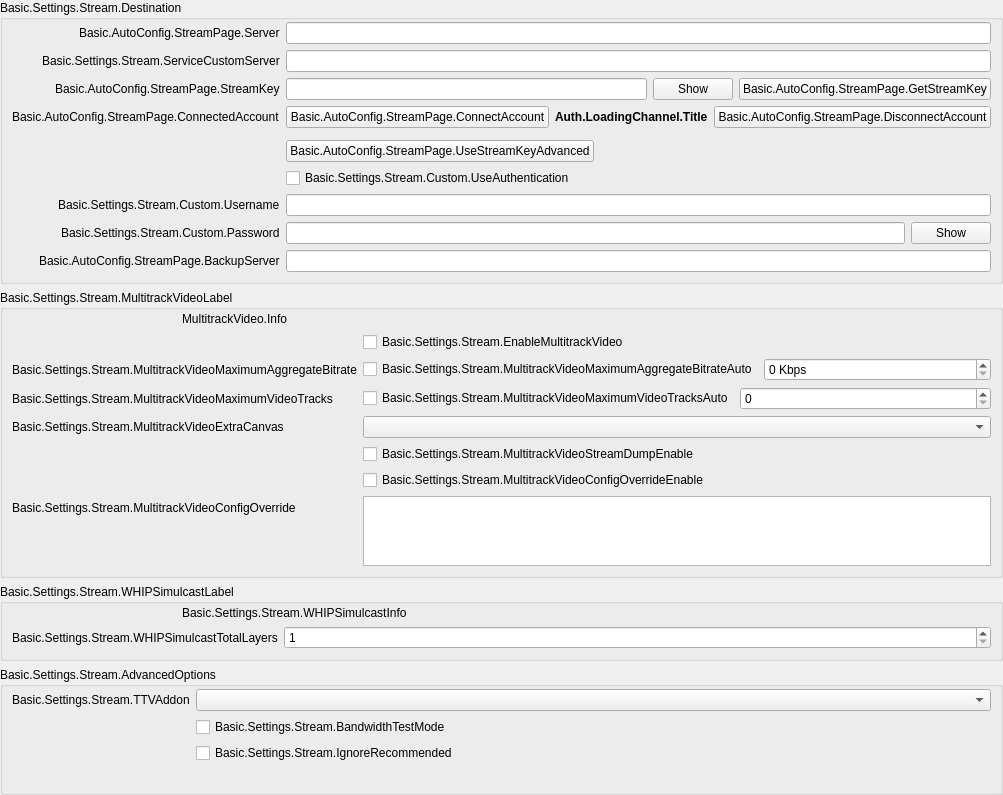
            <widget class="QWidget" name="streamKeyPage">
             <property name="geometry">
              <rect>
               <x>0</x>
               <y>0</y>
               <width>987</width>
               <height>791</height>
              </rect>
             </property>
             <layout class="QVBoxLayout" name="streamkeyPageLayout">
              <property name="leftMargin">
               <number>0</number>
              </property>
              <property name="topMargin">
               <number>0</number>
              </property>
              <property name="rightMargin">
               <number>0</number>
              </property>
              <property name="bottomMargin">
               <number>0</number>
              </property>
              <item>
               <widget class="QGroupBox" name="destinationGroupBox">
                <property name="title">
                 <string>Basic.Settings.Stream.Destination</string>
                </property>
                <layout class="QFormLayout" name="destinationLayout">
                 <property name="fieldGrowthPolicy">
                  <enum>QFormLayout::AllNonFixedFieldsGrow</enum>
                 </property>
                 <property name="labelAlignment">
                  <set>Qt::AlignRight|Qt::AlignTrailing|Qt::AlignVCenter</set>
                 </property>
                 <property name="leftMargin">
                  <number>9</number>
                 </property>
                 <property name="topMargin">
                  <number>2</number>
                 </property>
                 <property name="rightMargin">
                  <number>9</number>
                 </property>
                 <property name="bottomMargin">
                  <number>9</number>
                 </property>
                 <item row="0" column="0">
                  <widget class="QLabel" name="serverLabel">
                   <property name="text">
                    <string>Basic.AutoConfig.StreamPage.Server</string>
                   </property>
                  </widget>
                 </item>
                 <item row="0" column="1">
                  <widget class="QStackedWidget" name="serverStackedWidget">
                   <property name="sizePolicy">
                    <sizepolicy hsizetype="Preferred" vsizetype="Maximum">
                     <horstretch>0</horstretch>
                     <verstretch>0</verstretch>
                    </sizepolicy>
                   </property>
                   <property name="currentIndex">
                    <number>1</number>
                   </property>
                   <widget class="QWidget" name="servicePage">
                    <layout class="QHBoxLayout" name="horizontalLayout_21">
                     <property name="leftMargin">
                      <number>0</number>
                     </property>
                     <property name="topMargin">
                      <number>0</number>
                     </property>
                     <property name="rightMargin">
                      <number>0</number>
                     </property>
                     <property name="bottomMargin">
                      <number>0</number>
                     </property>
                     <item>
                      <widget class="QComboBox" name="server"/>
                     </item>
                    </layout>
                   </widget>
                   <widget class="QWidget" name="customPage">
                    <layout class="QHBoxLayout" name="horizontalLayout_22">
                     <property name="leftMargin">
                      <number>0</number>
                     </property>
                     <property name="topMargin">
                      <number>0</number>
                     </property>
                     <property name="rightMargin">
                      <number>0</number>
                     </property>
                     <property name="bottomMargin">
                      <number>0</number>
                     </property>
                     <item>
                      <widget class="QLineEdit" name="customServer"/>
                     </item>
                    </layout>
                   </widget>
                  </widget>
                 </item>
                 <item row="1" column="0">
                  <widget class="QLabel" name="serviceCustomServerLabel">
                   <property name="text">
                    <string>Basic.Settings.Stream.ServiceCustomServer</string>
                   </property>
                   <property name="buddy">
                    <cstring>serviceCustomServer</cstring>
                   </property>
                  </widget>
                 </item>
                 <item row="1" column="1">
                  <widget class="QLineEdit" name="serviceCustomServer"/>
                 </item>
                 <item row="2" column="0">
                  <widget class="QLabel" name="streamKeyLabel">
                   <property name="text">
                    <string>Basic.AutoConfig.StreamPage.StreamKey</string>
                   </property>
                   <property name="openExternalLinks">
                    <bool>true</bool>
                   </property>
                   <property name="buddy">
                    <cstring>key</cstring>
                   </property>
                  </widget>
                 </item>
                 <item row="2" column="1">
                  <widget class="QFrame" name="streamKeyWidget">
                   <layout class="QHBoxLayout" name="horizontalLayout_11">
                    <property name="leftMargin">
                     <number>0</number>
                    </property>
                    <property name="topMargin">
                     <number>0</number>
                    </property>
                    <property name="rightMargin">
                     <number>0</number>
                    </property>
                    <property name="bottomMargin">
                     <number>0</number>
                    </property>
                    <item>
                     <widget class="QLineEdit" name="key">
                      <property name="inputMask">
                       <string notr="true"/>
                      </property>
                      <property name="text">
                       <string notr="true"/>
                      </property>
                      <property name="echoMode">
                       <enum>QLineEdit::Password</enum>
                      </property>
                     </widget>
                    </item>
                    <item>
                     <widget class="QPushButton" name="show">
                      <property name="text">
                       <string>Show</string>
                      </property>
                     </widget>
                    </item>
                    <item>
                     <widget class="UrlPushButton" name="getStreamKeyButton">
                      <property name="toolTip">
                       <string/>
                      </property>
                      <property name="toolTipDuration">
                       <number>-4</number>
                      </property>
                      <property name="text">
                       <string>Basic.AutoConfig.StreamPage.GetStreamKey</string>
                      </property>
                     </widget>
                    </item>
                   </layout>
                  </widget>
                 </item>
                 <item row="3" column="0">
                  <widget class="QLabel" name="connectedAccountLabel">
                   <property name="text">
                    <string>Basic.AutoConfig.StreamPage.ConnectedAccount</string>
                   </property>
                  </widget>
                 </item>
                 <item row="3" column="1">
                  <layout class="QHBoxLayout" name="horizontalLayout_15">
                   <item>
                    <widget class="QPushButton" name="connectAccount2">
                     <property name="cursor">
                      <cursorShape>PointingHandCursor</cursorShape>
                     </property>
                     <property name="text">
                      <string>Basic.AutoConfig.StreamPage.ConnectAccount</string>
                     </property>
                    </widget>
                   </item>
                   <item>
                    <widget class="QLabel" name="connectedAccountText">
                     <property name="styleSheet">
                      <string notr="true">font-weight: bold</string>
                     </property>
                     <property name="text">
                      <string>Auth.LoadingChannel.Title</string>
                     </property>
                    </widget>
                   </item>
                   <item>
                    <widget class="QPushButton" name="disconnectAccount">
                     <property name="text">
                      <string>Basic.AutoConfig.StreamPage.DisconnectAccount</string>
                     </property>
                    </widget>
                   </item>
                   <item>
                    <spacer name="horizontalSpacer_19">
                     <property name="orientation">
                      <enum>Qt::Horizontal</enum>
                     </property>
                     <property name="sizeHint" stdset="0">
                      <size>
                       <width>40</width>
                       <height>20</height>
                      </size>
                     </property>
                    </spacer>
                   </item>
                  </layout>
                 </item>
                 <item row="4" column="0">
                  <spacer name="horizontalSpacer_18">
                   <property name="orientation">
                    <enum>Qt::Horizontal</enum>
                   </property>
                   <property name="sizeHint" stdset="0">
                    <size>
                     <width>170</width>
                     <height>0</height>
                    </size>
                   </property>
                  </spacer>
                 </item>
                 <item row="5" column="1">
                  <layout class="QHBoxLayout" name="horizontalLayout_28">
                   <item>
                    <widget class="QPushButton" name="useStreamKeyAdv">
                     <property name="text">
                      <string>Basic.AutoConfig.StreamPage.UseStreamKeyAdvanced</string>
                     </property>
                    </widget>
                   </item>
                   <item>
                    <spacer name="horizontalSpacer_28">
                     <property name="orientation">
                      <enum>Qt::Horizontal</enum>
                     </property>
                     <property name="sizeHint" stdset="0">
                      <size>
                       <width>40</width>
                       <height>0</height>
                      </size>
                     </property>
                    </spacer>
                   </item>
                  </layout>
                 </item>
                 <item row="6" column="1">
                  <widget class="QCheckBox" name="useAuth">
                   <property name="text">
                    <string>Basic.Settings.Stream.Custom.UseAuthentication</string>
                   </property>
                  </widget>
                 </item>
                 <item row="7" column="0">
                  <widget class="QLabel" name="authUsernameLabel">
                   <property name="text">
                    <string>Basic.Settings.Stream.Custom.Username</string>
                   </property>
                   <property name="buddy">
                    <cstring>authUsername</cstring>
                   </property>
                  </widget>
                 </item>
                 <item row="7" column="1">
                  <widget class="QLineEdit" name="authUsername"/>
                 </item>
                 <item row="8" column="0">
                  <widget class="QLabel" name="authPwLabel">
                   <property name="text">
                    <string>Basic.Settings.Stream.Custom.Password</string>
                   </property>
                   <property name="buddy">
                    <cstring>authPw</cstring>
                   </property>
                  </widget>
                 </item>
                 <item row="8" column="1">
                  <widget class="QFrame" name="authPwWidget">
                   <layout class="QHBoxLayout" name="horizontalLayout_25">
                    <property name="leftMargin">
                     <number>0</number>
                    </property>
                    <property name="topMargin">
                     <number>0</number>
                    </property>
                    <property name="rightMargin">
                     <number>0</number>
                    </property>
                    <property name="bottomMargin">
                     <number>0</number>
                    </property>
                    <item>
                     <widget class="QLineEdit" name="authPw">
                      <property name="echoMode">
                       <enum>QLineEdit::Password</enum>
                      </property>
                     </widget>
                    </item>
                    <item>
                     <widget class="QPushButton" name="authPwShow">
                      <property name="text">
                       <string>Show</string>
                      </property>
                     </widget>
                    </item>
                   </layout>
                  </widget>
                 </item>
                 <item row="9" column="0">
                  <widget class="QLabel" name="backupServerLabel">
                   <property name="text">
                    <string>Basic.AutoConfig.StreamPage.BackupServer</string>
                   </property>
                   <property name="buddy">
                    <cstring>backupServer</cstring>
                   </property>
                  </widget>
                 </item>
                 <item row="9" column="1">
                  <widget class="QLineEdit" name="backupServer"/>
                 </item>
                </layout>
               </widget>
              </item>
              <item>
               <widget class="QGroupBox" name="multitrackVideoGroupBox">
                <property name="title">
                 <string>Basic.Settings.Stream.MultitrackVideoLabel</string>
                </property>
                <layout class="QVBoxLayout" name="verticalLayout_34">
                 <property name="leftMargin">
                  <number>9</number>
                 </property>
                 <property name="topMargin">
                  <number>2</number>
                 </property>
                 <property name="rightMargin">
                  <number>9</number>
                 </property>
                 <property name="bottomMargin">
                  <number>9</number>
                 </property>
                 <item>
                  <layout class="QHBoxLayout" name="horizontalLayout_12">
                   <item>
                    <spacer name="horizontalSpacer_31">
                     <property name="orientation">
                      <enum>Qt::Horizontal</enum>
                     </property>
                     <property name="sizeType">
                      <enum>QSizePolicy::Fixed</enum>
                     </property>
                     <property name="sizeHint" stdset="0">
                      <size>
                       <width>170</width>
                       <height>10</height>
                      </size>
                     </property>
                    </spacer>
                   </item>
                   <item>
                    <widget class="QLabel" name="multitrackVideoInfo">
                     <property name="text">
                      <string>MultitrackVideo.Info</string>
                     </property>
                     <property name="textFormat">
                      <enum>Qt::RichText</enum>
                     </property>
                     <property name="wordWrap">
                      <bool>true</bool>
                     </property>
                     <property name="openExternalLinks">
                      <bool>true</bool>
                     </property>
                    </widget>
                   </item>
                  </layout>
                 </item>
                 <item>
                  <layout class="QFormLayout" name="formLayout_27">
                   <property name="fieldGrowthPolicy">
                    <enum>QFormLayout::AllNonFixedFieldsGrow</enum>
                   </property>
                   <item row="0" column="0">
                    <spacer name="horizontalSpacer_30">
                     <property name="orientation">
                      <enum>Qt::Horizontal</enum>
                     </property>
                     <property name="sizeType">
                      <enum>QSizePolicy::Fixed</enum>
                     </property>
                     <property name="sizeHint" stdset="0">
                      <size>
                       <width>170</width>
                       <height>10</height>
                      </size>
                     </property>
                    </spacer>
                   </item>
                   <item row="0" column="1">
                    <widget class="QCheckBox" name="enableMultitrackVideo">
                     <property name="text">
                      <string>Basic.Settings.Stream.EnableMultitrackVideo</string>
                     </property>
                    </widget>
                   </item>
                   <item row="1" column="0">
                    <widget class="QLabel" name="multitrackVideoMaximumAggregateBitrateLabel">
                     <property name="text">
                      <string>Basic.Settings.Stream.MultitrackVideoMaximumAggregateBitrate</string>
                     </property>
                    </widget>
                   </item>
                   <item row="1" column="1">
                    <layout class="QHBoxLayout" name="horizontalLayout_31" stretch="0,0">
                     <item>
                      <widget class="QCheckBox" name="multitrackVideoMaximumAggregateBitrateAuto">
                       <property name="text">
                        <string>Basic.Settings.Stream.MultitrackVideoMaximumAggregateBitrateAuto</string>
                       </property>
                      </widget>
                     </item>
                     <item>
                      <widget class="QSpinBox" name="multitrackVideoMaximumAggregateBitrate">
                       <property name="sizePolicy">
                        <sizepolicy hsizetype="MinimumExpanding" vsizetype="Fixed">
                         <horstretch>0</horstretch>
                         <verstretch>0</verstretch>
                        </sizepolicy>
                       </property>
                       <property name="suffix">
                        <string notr="true"> Kbps</string>
                       </property>
                       <property name="minimum">
                        <number>0</number>
                       </property>
                       <property name="maximum">
                        <number>1000000</number>
                       </property>
                       <property name="singleStep">
                        <number>50</number>
                       </property>
                       <property name="value">
                        <number>0</number>
                       </property>
                      </widget>
                     </item>
                    </layout>
                   </item>
                   <item row="2" column="0">
                    <widget class="QLabel" name="multitrackVideoMaximumVideoTracksLabel">
                     <property name="text">
                      <string>Basic.Settings.Stream.MultitrackVideoMaximumVideoTracks</string>
                     </property>
                    </widget>
                   </item>
                   <item row="2" column="1">
                    <layout class="QHBoxLayout" name="horizontalLayout_32" stretch="0,0">
                     <item>
                      <widget class="QCheckBox" name="multitrackVideoMaximumVideoTracksAuto">
                       <property name="sizePolicy">
                        <sizepolicy hsizetype="Minimum" vsizetype="Fixed">
                         <horstretch>0</horstretch>
                         <verstretch>0</verstretch>
                        </sizepolicy>
                       </property>
                       <property name="text">
                        <string>Basic.Settings.Stream.MultitrackVideoMaximumVideoTracksAuto</string>
                       </property>
                      </widget>
                     </item>
                     <item>
                      <widget class="QSpinBox" name="multitrackVideoMaximumVideoTracks">
                       <property name="sizePolicy">
                        <sizepolicy hsizetype="MinimumExpanding" vsizetype="Fixed">
                         <horstretch>0</horstretch>
                         <verstretch>0</verstretch>
                        </sizepolicy>
                       </property>
                       <property name="minimum">
                        <number>0</number>
                       </property>
                       <property name="maximum">
                        <number>100</number>
                       </property>
                       <property name="value">
                        <number>0</number>
                       </property>
                      </widget>
                     </item>
                    </layout>
                   </item>
                   <item row="3" column="1">
                    <widget class="QComboBox" name="multitrackVideoAdditionalCanvas">
                     <property name="placeholderText">
                      <string>None</string>
                     </property>
                    </widget>
                   </item>
                   <item row="4" column="0">
                    <spacer name="horizontalSpacer_32">
                     <property name="orientation">
                      <enum>Qt::Horizontal</enum>
                     </property>
                     <property name="sizeType">
                      <enum>QSizePolicy::Fixed</enum>
                     </property>
                     <property name="sizeHint" stdset="0">
                      <size>
                       <width>170</width>
                       <height>10</height>
                      </size>
                     </property>
                    </spacer>
                   </item>
                   <item row="4" column="1">
                    <widget class="QCheckBox" name="multitrackVideoStreamDumpEnable">
                     <property name="text">
                      <string>Basic.Settings.Stream.MultitrackVideoStreamDumpEnable</string>
                     </property>
                    </widget>
                   </item>
                   <item row="5" column="1">
                    <widget class="QCheckBox" name="multitrackVideoConfigOverrideEnable">
                     <property name="text">
                      <string>Basic.Settings.Stream.MultitrackVideoConfigOverrideEnable</string>
                     </property>
                    </widget>
                   </item>
                   <item row="6" column="0">
                    <widget class="QLabel" name="multitrackVideoConfigOverrideLabel">
                     <property name="text">
                      <string>Basic.Settings.Stream.MultitrackVideoConfigOverride</string>
                     </property>
                    </widget>
                   </item>
                   <item row="6" column="1">
                    <widget class="QPlainTextEdit" name="multitrackVideoConfigOverride">
                     <property name="sizePolicy">
                      <sizepolicy hsizetype="Expanding" vsizetype="Expanding">
                       <horstretch>0</horstretch>
                       <verstretch>0</verstretch>
                      </sizepolicy>
                     </property>
                    </widget>
                   </item>
                   <item row="3" column="0">
                    <widget class="QLabel" name="multitrackVideoAdditionalCanvasLabel">
                     <property name="text">
                      <string>Basic.Settings.Stream.MultitrackVideoExtraCanvas</string>
                     </property>
                    </widget>
                   </item>
                  </layout>
                 </item>
                </layout>
               </widget>
              </item>
              <item>
               <widget class="QGroupBox" name="whipSimulcastGroupBox">
                <property name="title">
                 <string>Basic.Settings.Stream.WHIPSimulcastLabel</string>
                </property>
                <layout class="QVBoxLayout" name="verticalLayout_35">
                 <property name="leftMargin">
                  <number>9</number>
                 </property>
                 <property name="topMargin">
                  <number>2</number>
                 </property>
                 <property name="rightMargin">
                  <number>9</number>
                 </property>
                 <property name="bottomMargin">
                  <number>9</number>
                 </property>
                 <item>
                  <layout class="QHBoxLayout" name="horizontalLayout_33">
                   <item>
                    <spacer name="horizontalSpacer_33">
                     <property name="orientation">
                      <enum>Qt::Horizontal</enum>
                     </property>
                     <property name="sizeType">
                      <enum>QSizePolicy::Fixed</enum>
                     </property>
                     <property name="sizeHint" stdset="0">
                      <size>
                       <width>170</width>
                       <height>10</height>
                      </size>
                     </property>
                    </spacer>
                   </item>
                   <item>
                    <widget class="QLabel" name="whipSimulcastInfo">
                     <property name="text">
                      <string>Basic.Settings.Stream.WHIPSimulcastInfo</string>
                     </property>
                     <property name="textFormat">
                      <enum>Qt::RichText</enum>
                     </property>
                     <property name="wordWrap">
                      <bool>true</bool>
                     </property>
                     <property name="openExternalLinks">
                      <bool>true</bool>
                     </property>
                    </widget>
                   </item>
                  </layout>
                 </item>
                 <item>
                  <layout class="QFormLayout" name="formLayout_39">
                   <property name="fieldGrowthPolicy">
                    <enum>QFormLayout::AllNonFixedFieldsGrow</enum>
                   </property>
                   <item row="1" column="0">
                    <widget class="QLabel" name="whipSimulcastTotalLayersLabel">
                     <property name="text">
                      <string>Basic.Settings.Stream.WHIPSimulcastTotalLayers</string>
                     </property>
                     <property name="minimumSize">
                      <size>
                       <width>170</width>
                       <height>0</height>
                      </size>
                     </property>
                    </widget>
                   </item>
                   <item row="1" column="1">
                    <layout class="QHBoxLayout" name="horizontalLayout_35" stretch="0,0">
                     <item>
                      <widget class="QSpinBox" name="whipSimulcastTotalLayers">
                       <property name="minimum">
                        <number>1</number>
                       </property>
                       <property name="maximum">
                        <number>4</number>
                       </property>
                       <property name="value">
                        <number>1</number>
                       </property>
                      </widget>
                     </item>
                    </layout>
                   </item>
                  </layout>
                 </item>
                </layout>
               </widget>
               </item>
              <item>
               <widget class="QGroupBox" name="serviceAdvancedOptionsGroupBox">
                <property name="title">
                 <string>Basic.Settings.Stream.AdvancedOptions</string>
                </property>
                <layout class="QFormLayout" name="serviceAdvancedOptionsLayout">
                 <property name="fieldGrowthPolicy">
                  <enum>QFormLayout::AllNonFixedFieldsGrow</enum>
                 </property>
                 <property name="labelAlignment">
                  <set>Qt::AlignRight|Qt::AlignTrailing|Qt::AlignVCenter</set>
                 </property>
                 <property name="leftMargin">
                  <number>9</number>
                 </property>
                 <property name="topMargin">
                  <number>2</number>
                 </property>
                 <property name="rightMargin">
                  <number>9</number>
                 </property>
                 <property name="bottomMargin">
                  <number>9</number>
                 </property>
                 <item row="0" column="0">
                  <widget class="QLabel" name="twitchAddonLabel">
                   <property name="text">
                    <string>Basic.Settings.Stream.TTVAddon</string>
                   </property>
                   <property name="buddy">
                    <cstring>twitchAddonDropdown</cstring>
                   </property>
                  </widget>
                 </item>
                 <item row="0" column="1">
                  <widget class="QComboBox" name="twitchAddonDropdown"/>
                 </item>
                 <item row="1" column="0">
                  <spacer name="horizontalSpacer_18_1">
                   <property name="orientation">
                    <enum>Qt::Horizontal</enum>
                   </property>
                   <property name="sizeHint" stdset="0">
                    <size>
                     <width>170</width>
                     <height>0</height>
                    </size>
                   </property>
                  </spacer>
                 </item>
                 <item row="1" column="1">
                  <widget class="QCheckBox" name="bandwidthTestEnable">
                   <property name="text">
                    <string>Basic.Settings.Stream.BandwidthTestMode</string>
                   </property>
                  </widget>
                 </item>
                 <item row="2" column="1">
                  <widget class="QCheckBox" name="ignoreRecommended">
                   <property name="text">
                    <string>Basic.Settings.Stream.IgnoreRecommended</string>
                   </property>
                  </widget>
                 </item>
                 <item row="3" column="1">
                  <widget class="QLabel" name="enforceSettingsLabel">
                   <property name="text">
                    <string notr="true"/>
                   </property>
                   <property name="textFormat">
                    <enum>Qt::RichText</enum>
                   </property>
                   <property name="openExternalLinks">
                    <bool>true</bool>
                   </property>
                  </widget>
                 </item>
                </layout>
               </widget>
              </item>
              <item>
               <spacer name="verticalSpacer_12">
                <property name="orientation">
                 <enum>Qt::Vertical</enum>
                </property>
                <property name="sizeHint" stdset="0">
                 <size>
                  <width>20</width>
                  <height>0</height>
                 </size>
                </property>
               </spacer>
              </item>
             </layout>
            </widget>
